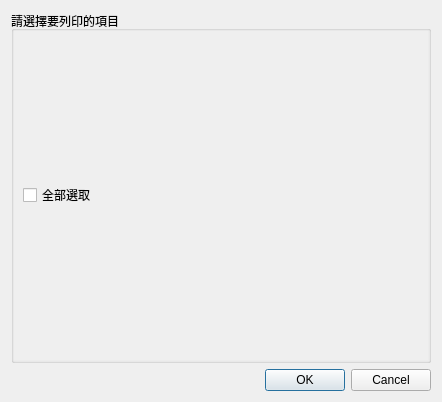
<?xml version="1.0" encoding="UTF-8"?>
<ui version="4.0">
 <class>Dialog_select_medicine_set</class>
 <widget class="QDialog" name="Dialog_select_medicine_set">
  <property name="windowModality">
   <enum>Qt::NonModal</enum>
  </property>
  <property name="geometry">
   <rect>
    <x>0</x>
    <y>0</y>
    <width>442</width>
    <height>402</height>
   </rect>
  </property>
  <property name="sizePolicy">
   <sizepolicy hsizetype="Preferred" vsizetype="Preferred">
    <horstretch>0</horstretch>
    <verstretch>0</verstretch>
   </sizepolicy>
  </property>
  <property name="windowTitle">
   <string>列印多重選擇</string>
  </property>
  <layout class="QVBoxLayout" name="verticalLayout">
   <item>
    <widget class="QGroupBox" name="groupBox_print_option">
     <property name="title">
      <string>請選擇要列印的項目</string>
     </property>
     <property name="flat">
      <bool>true</bool>
     </property>
     <layout class="QVBoxLayout" name="verticalLayout_2">
      <property name="leftMargin">
       <number>0</number>
      </property>
      <property name="topMargin">
       <number>0</number>
      </property>
      <property name="rightMargin">
       <number>0</number>
      </property>
      <property name="bottomMargin">
       <number>0</number>
      </property>
      <item>
       <widget class="QScrollArea" name="scrollArea">
        <property name="frameShape">
         <enum>QFrame::NoFrame</enum>
        </property>
        <property name="frameShadow">
         <enum>QFrame::Sunken</enum>
        </property>
        <property name="widgetResizable">
         <bool>true</bool>
        </property>
        <widget class="QWidget" name="scrollAreaWidgetContents">
         <property name="geometry">
          <rect>
           <x>0</x>
           <y>0</y>
           <width>420</width>
           <height>327</height>
          </rect>
         </property>
         <layout class="QVBoxLayout" name="verticalLayout_3">
          <item>
           <layout class="QVBoxLayout" name="verticalLayout_options"/>
          </item>
          <item>
           <widget class="QCheckBox" name="checkBox_select_all">
            <property name="text">
             <string>全部選取</string>
            </property>
           </widget>
          </item>
         </layout>
        </widget>
       </widget>
      </item>
     </layout>
    </widget>
   </item>
   <item>
    <widget class="QDialogButtonBox" name="buttonBox">
     <property name="orientation">
      <enum>Qt::Horizontal</enum>
     </property>
     <property name="standardButtons">
      <set>QDialogButtonBox::Cancel|QDialogButtonBox::Ok</set>
     </property>
     <property name="centerButtons">
      <bool>false</bool>
     </property>
    </widget>
   </item>
  </layout>
 </widget>
 <resources/>
 <connections>
  <connection>
   <sender>buttonBox</sender>
   <signal>accepted()</signal>
   <receiver>Dialog_select_medicine_set</receiver>
   <slot>accept()</slot>
   <hints>
    <hint type="sourcelabel">
     <x>248</x>
     <y>254</y>
    </hint>
    <hint type="destinationlabel">
     <x>157</x>
     <y>274</y>
    </hint>
   </hints>
  </connection>
  <connection>
   <sender>buttonBox</sender>
   <signal>rejected()</signal>
   <receiver>Dialog_select_medicine_set</receiver>
   <slot>reject()</slot>
   <hints>
    <hint type="sourcelabel">
     <x>316</x>
     <y>260</y>
    </hint>
    <hint type="destinationlabel">
     <x>286</x>
     <y>274</y>
    </hint>
   </hints>
  </connection>
 </connections>
</ui>
